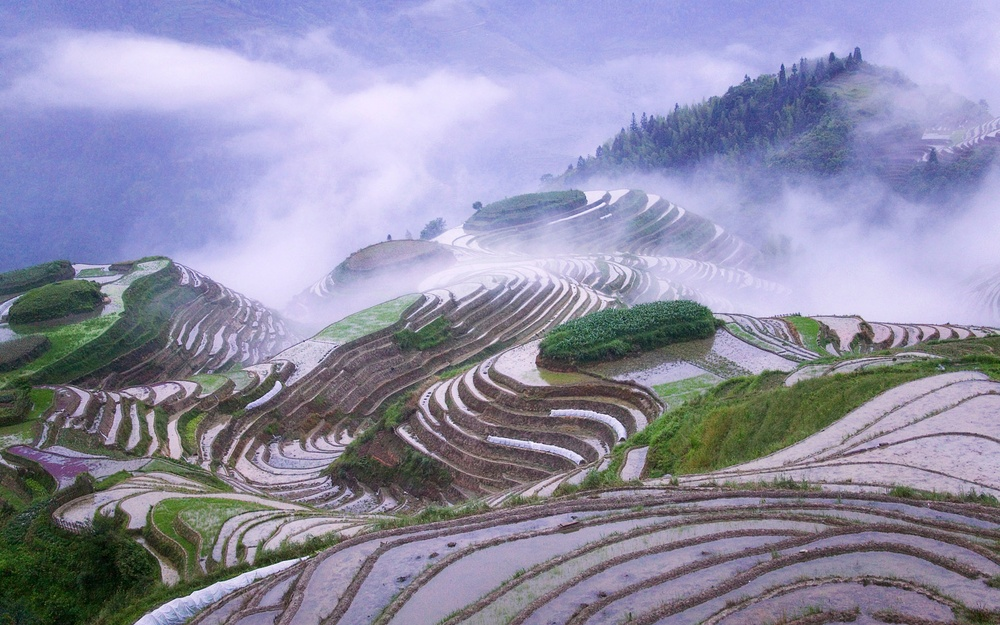
#> input picture Lab08/lab_clustering/CN-wp4.jpg, 1000 x 625 px, shrunk from 1920 x 1200 before the run
$ python Lab0802-ImageQuantization.py   (older library calls are emulated)
#> lines starting #> are read from the running program, lines starting #| are printed output that depends on the picture
'''
图像量化是一种有损压缩方法，可以用单色替换图像中的一系列相似颜色。
量化减少了图像文件的大小，因为表示颜色所需的位数更少。
在下面的示例中，我们将使用聚类发现包含其最重要颜色的图像的压缩调色板。
然后，我们将使用压缩的调色板重建图像。 此示例需要mahotas或skimage
图像处理库，可以使用pip install mahotas或pip install scikit-image安装
'''

import numpy as np
from sklearn.cluster import KMeans, MiniBatchKMeans
import matplotlib.pyplot as plt
from sklearn.utils import shuffle
from skimage import io  #pip install scikit-image
import mahotas as mh   #pip install mahotas

# Read and flatten the image
#original_img = np.array(mh.imread('../data/CN-wp4.jpg'), dtype=np.float64) / 255
original_img = np.array(io.imread('CN-wp4.jpg'), dtype=np.float64) / 255

original_dimensions = tuple(original_img.shape)
#> original_dimensions = (625, 1000, 3)
width, height, depth = tuple(original_img.shape)
#> width = 625; height = 1000; depth = 3
image_flattened = np.reshape(original_img, (width * height, depth))
print(image_flattened.shape)
#| (625000, 3)

# Use clustering method to create n_colors (4, 8, 16, 32, 64, 128) of clusters from a sample of 1000 randomly selected colors.
# Each of the clusters will be a color in the compressed palette.
n_colors = 4
image_array_sample = shuffle(image_flattened, random_state=0)[:1000]
#> image_array_sample = 1000 rows, first 8: [0.663, 0.671, 0.863], [0.337, 0.38, 0.216], [0.106, 0.157, 0.0902], [0.302, 0.42, 0.325], [0.58, 0.529, 0.557], [0.753, 0.71, 0.773], [0.412, 0.565, 0.318], [0.0118, 0.106, 0.0118]
# 创建对象estimator并用数据image_array_sample对它进行训练
# Start your code here --------------------------------------------------
estimator=KMeans(n_clusters=64,random_state=0)
estimator.fit(image_array_sample)
# End -------------------------------------------------------------------

# Predict the cluster assignment for each of the pixels in the original image
cluster_assignments = estimator.predict(image_flattened)
compressed_palette = estimator.cluster_centers_
compressed_img = np.zeros((width, height, compressed_palette.shape[1]))
label_idx = 0
# Find new color from compressed_palette according cluster_assignments
#Start your code here----------------------------------------
for i in range(width):
    for j in range(height):
        compressed_img[i][j]=compressed_palette[cluster_assignments[label_idx]]
        label_idx+=1
#> after the loop, label_idx = 625000
#End ---------------------------------------------------------
plt.subplot(121)
plt.title('Original Image')
plt.imshow(original_img)
plt.axis('off')
plt.subplot(122)
plt.title('Compressed Image')
plt.imshow(compressed_img)
plt.axis('off')
plt.show()
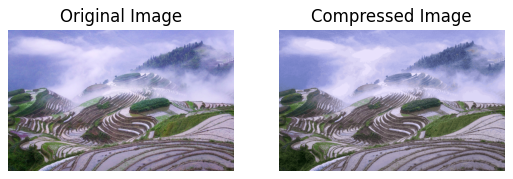
#> figure drawn by matplotlib, 2 panels
